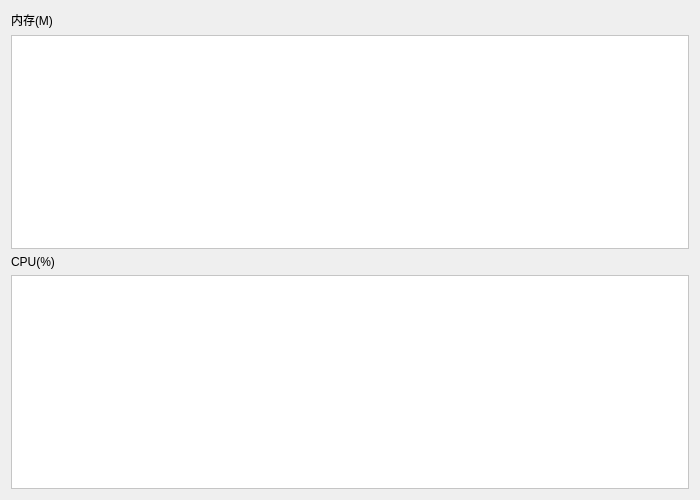
<?xml version="1.0" encoding="UTF-8"?>
<ui version="4.0">
 <class>performanceDetail</class>
 <widget class="QWidget" name="performanceDetail">
  <property name="geometry">
   <rect>
    <x>0</x>
    <y>0</y>
    <width>700</width>
    <height>500</height>
   </rect>
  </property>
  <property name="windowTitle">
   <string>性能详情</string>
  </property>
  <layout class="QGridLayout" name="gridLayout">
   <item row="0" column="0">
    <layout class="QVBoxLayout" name="rightLayout">
     <item>
      <widget class="QLabel" name="label">
       <property name="sizePolicy">
        <sizepolicy hsizetype="Expanding" vsizetype="Fixed">
         <horstretch>0</horstretch>
         <verstretch>0</verstretch>
        </sizepolicy>
       </property>
       <property name="text">
        <string>内存(M)</string>
       </property>
      </widget>
     </item>
     <item>
      <widget class="QTextEdit" name="memTextEdit">
       <property name="styleSheet">
        <string notr="true">background-color: rgb(255, 255, 255);</string>
       </property>
      </widget>
     </item>
     <item>
      <widget class="QLabel" name="batteryLabel">
       <property name="sizePolicy">
        <sizepolicy hsizetype="Expanding" vsizetype="Fixed">
         <horstretch>0</horstretch>
         <verstretch>0</verstretch>
        </sizepolicy>
       </property>
       <property name="text">
        <string>CPU(%)</string>
       </property>
      </widget>
     </item>
     <item>
      <widget class="QTextEdit" name="cpuTextEdit">
       <property name="styleSheet">
        <string notr="true">background-color: rgb(255, 255, 255);</string>
       </property>
      </widget>
     </item>
    </layout>
   </item>
  </layout>
 </widget>
 <resources/>
 <connections/>
</ui>
